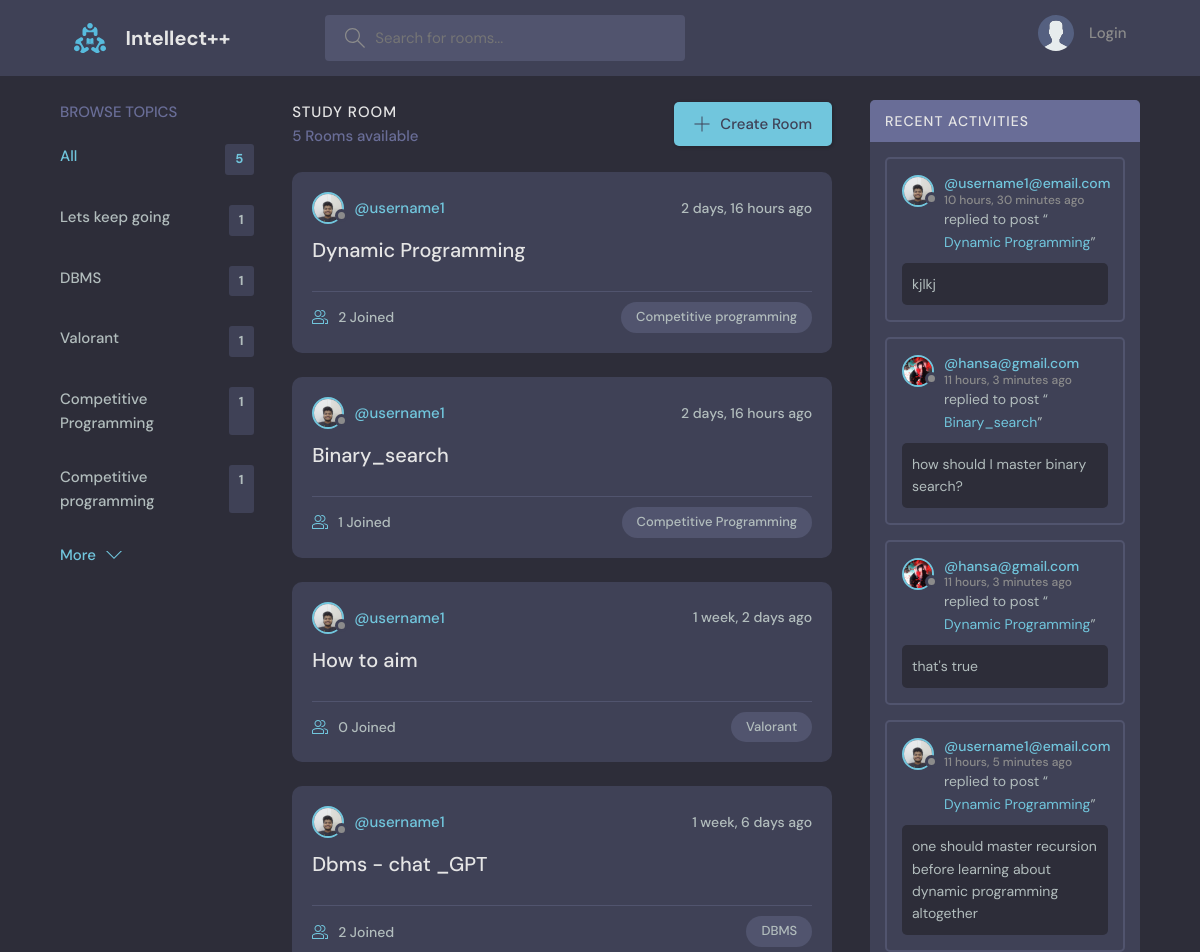
Before: / (upper part) with the older database file.
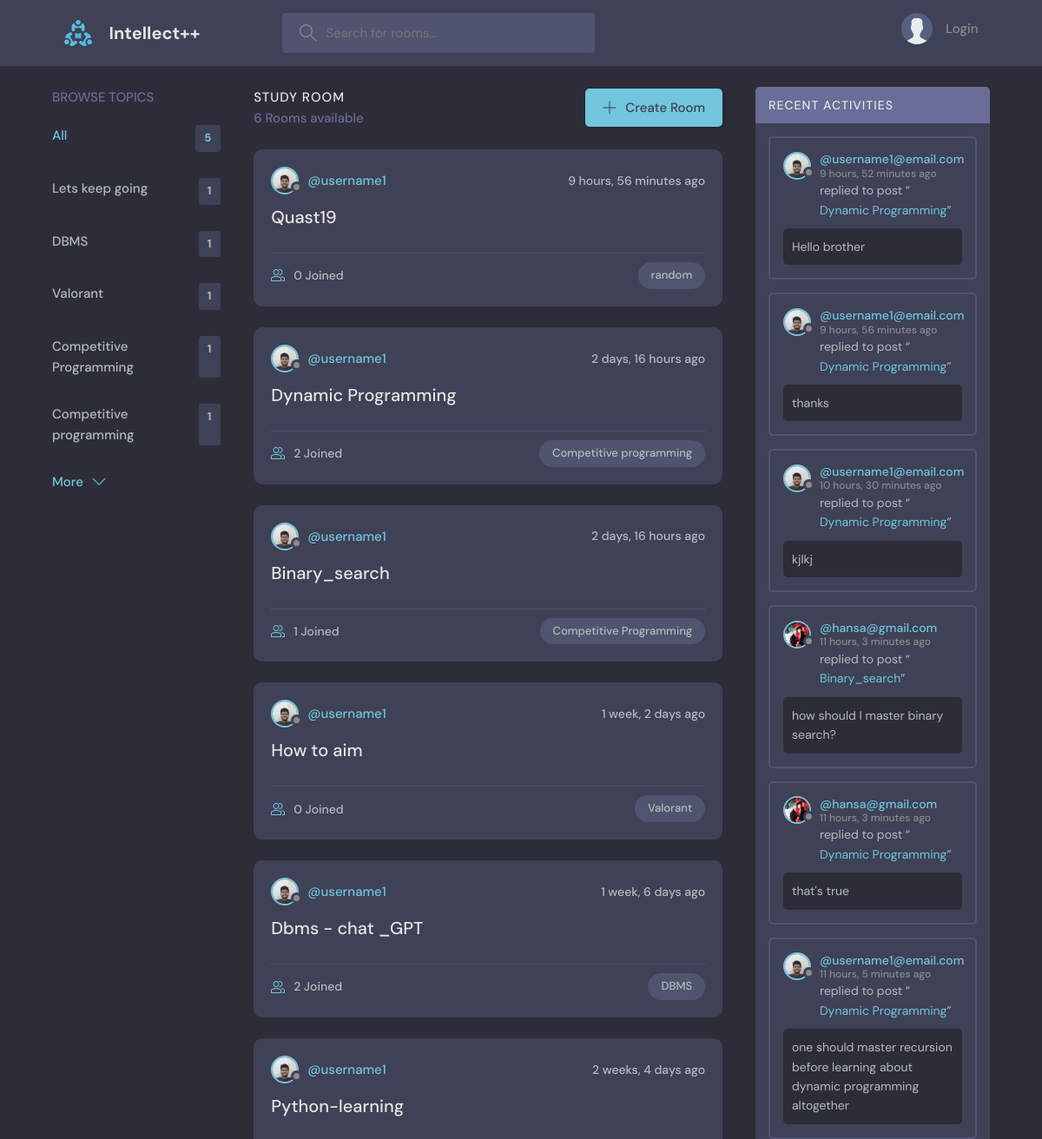
After: the same page with the newer database file.
### base/models.py (models this page shows, shortened)
class Topic(models.Model):
    name = models.CharField(max_length=200)

class Room(models.Model):
    hosts = models.ForeignKey(User , on_delete=models.SET_NULL, null = True)
    topic = models.ForeignKey('Topic' , on_delete=models.SET_NULL, null = True)
    name = models.CharField(max_length=20)
    description = models.TextField(null = True , blank = True)
    participants = models.ManyToManyField(User , related_name ='participants' , blank = True)
    updated = models.DateTimeField(auto_now=True)
    created = models.DateTimeField(auto_now_add=True)
    class Meta:
        ordering = ['-updated', '-created']
    def __str__(self):
        return self.name

class User(AbstractUser):
    name = models.CharField(max_length=200 , null = True)
    email = models.EmailField(unique = True , null = True)
    bio = models.TextField(null=True)
    avatar = models.ImageField(null= True, default= "avatar.svg")
    USERNAME_FIELD= 'email'
    REQUIRED_FIELDS =[]

class Message(models.Model):
    user = models.ForeignKey(User , on_delete = models.CASCADE)
    room = models.ForeignKey(Room, on_delete=models.CASCADE)
    body = models.TextField(null = True , blank = True)
    updated = models.DateTimeField(auto_now=True)
    created = models.DateTimeField(auto_now_add=True)
    class Meta:
        ordering = ['-updated', '-created']

### base/views.py (the view)
# urls.py: 2. Add a URL to urlpatterns:  path('', views.home, name='home')
def home(request):
    q = request.GET.get('q') if request.GET.get('q')!=None else ''
    rooms = Room.objects.filter(
        Q(topic__name__icontains=q) |
        Q(name__icontains=q) |
        Q(description__icontains=q)
    )
    room_count = rooms.count()
    topics = Topic.objects.all()[0:5]
    room_messages = Message.objects.filter(Q(room__topic__name__icontains=q))
    context =   {'rooms' : rooms , 'topics' : topics  ,'room_count':room_count , 'room_messages':room_messages}
    return render(request , 'base/home.html' ,context)

### base/templates/base/home.html (shortened to what this page needs)
{% extends 'main.html' %}
{% block content %}
    <main class="layout layout--3">
      <div class="container">
        {% include 'base/topics_component.html' %}
        <div class="roomList">
          <div class="roomList__header">
            <div>
              <h2>Study Room</h2>
              <p>{{room_count}} Rooms available</p>
            </div>
            <a class="btn btn--main" href="{% url 'create-room' %}">
              <svg version="1.1" xmlns="http://www.w3.org/2000/svg" width="32" height="32" viewBox="0 0 32 32">
                <title>add</title>
                <path
                  d="M16.943 0.943h-1.885v14.115h-14.115v1.885h14.115v14.115h1.885v-14.115h14.115v-1.885h-14.115v-14.115z"
                ></path>
              </svg>
              Create Room
            </a>
          </div>
          {% include 'base/feed_component.html' %}
        </div>
        {% include 'base/activity_component.html' %}
      </div>
    </main>
{% endblock  %}

### base/templates/base/topics_component.html
<div class="topics">
    <div class="topics__header">
      <h2>Browse Topics</h2>
    </div>
    <ul class="topics__list">
      <li>
        <a href="{% url 'home' %}" class="active">All <span>{{topics.count}}</span></a>
      </li>
      {% for topic in topics %}
      <li>
        <a href="{% url 'home' %}?q={{topic.name}}">{{topic.name}} <span>{{topic.room_set.all.count}}</span></a>
      </li>
      {% endfor %}
    <a class="btn btn--link" href="{% url 'topics' %}">
      More
      <svg version="1.1" xmlns="http://www.w3.org/2000/svg" width="32" height="32" viewBox="0 0 32 32">
        <title>chevron-down</title>
        <path d="M16 21l-13-13h-3l16 16 16-16h-3l-13 13z"></path>
      </svg>
    </a>
  </div>

### base/templates/base/feed_component.html (shortened to what this page needs)
{% for room  in rooms %}
<div class="roomListRoom">
    <div class="roomListRoom__header">
      <a href="{% url 'user-profile' room.hosts.id %}" class="roomListRoom__author">
        <div class="avatar avatar--small">
          <img src="{{room.hosts.avatar.url}}" />
        </div>
        <span>@{{room.hosts.username}}</span>
      </a>
      <div class="roomListRoom__actions">
        <span>{{room.created|timesince}} ago</span>
      </div>
    </div>
    <div class="roomListRoom__content">
      <a href="{% url 'room' room.id %}">{{room.name}}</a>
    </div>
    <div class="roomListRoom__meta">
      <a href="{% url 'room' room.id %}" class="roomListRoom__joined">
        {{room.participants.all.count}} Joined
      </a>
      <p class="roomListRoom__topic">{{room.topic.name}}</p>
    </div>
  </div>
{% endfor %}

### base/templates/base/activity_component.html (shortened to what this page needs)
<div class="activities">
    <div class="activities__header">
      <h2>Recent Activities</h2>
    </div>
    {% for message in room_messages %}
    <div class="activities__box">
      <div class="activities__boxHeader roomListRoom__header">
        <a href="{% url 'user-profile' message.user.id %}" class="roomListRoom__author">
          <div class="avatar avatar--small">
            <img src="{{message.user.avatar.url}}" />
          </div>
          <p>
            @{{message.user }}
            <span>{{message.created|timesince}} ago</span>
          </p>
        </a>
      </div>
      <div class="activities__boxContent">
        <p>replied to post “<a href="{% url 'room' message.room.id %}">{{message.room}}</a>”</p>
        <div class="activities__boxRoomContent">
          {{message.body}}
        </div>
      </div>
    </div>
    {% endfor %}
  </div>

Changed rows visible on the page:
added Room: hosts.avatar (picture), hosts.username "username1", created "9 hours, 56 minutes", name "Quast19", participants.all.count "0", topic.name "random"
now on this page (row unchanged): Room: hosts.avatar (picture), hosts.username "username1", created "2 weeks, 4 days", name "Python-learning"
added Message: user.avatar (picture), user "username1@email.com", created "9 hours, 52 minutes", room "Dynamic Programming", body "Hello brother"
added Message: user.avatar (picture), user "username1@email.com", created "9 hours, 56 minutes", room "Dynamic Programming", body "thanks"
Other visible differences:
{{ room_count }}: "5" → "6"
